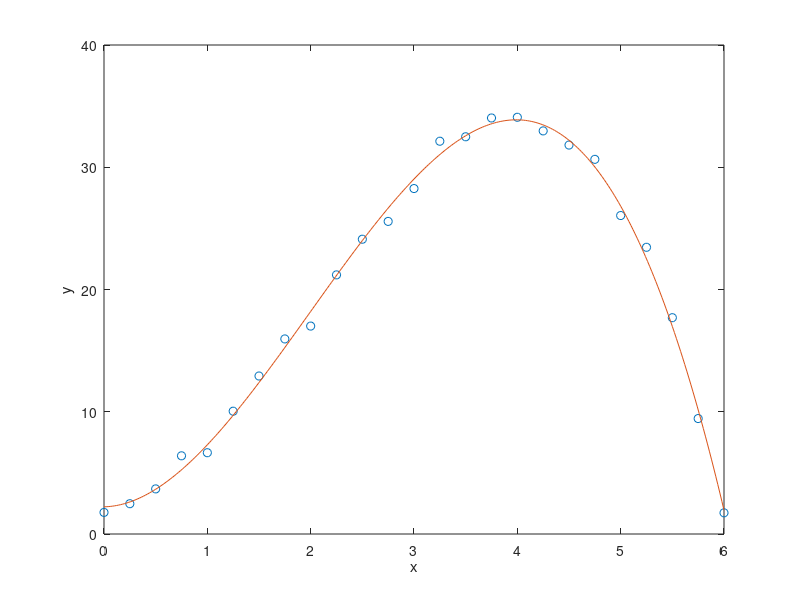

The MATLAB script that drew this image: (Note: this script raises an error after producing the figure.)
x=0:.25:6;
y =[1.7660 2.4778 3.6898 6.3966 6.6490 10.0451 12.9240 15.9565 ...
17.0079 21.1964 24.1129 25.5704 28.2580 32.1292 32.4935 34.0305 ...
34.0880 32.9739 31.8154 30.6468 26.0501 23.4531 17.6940 9.4439 ...
1.7344];
xx=0:.02:6; p=polyfit(x,y,3)
yy=polyval(p,xx);
plot(x,y,'o',xx,yy)
axis([0 6 0 40])
xlabel('x'); ylabel('y');
Xd=[x; x.^2; x.^3; y]; al=zeros(3,15);
al=['coeff x       :';'coeff x^2     :';'coeff x^3     :'];
b=mregg(Xd,1,0,al);